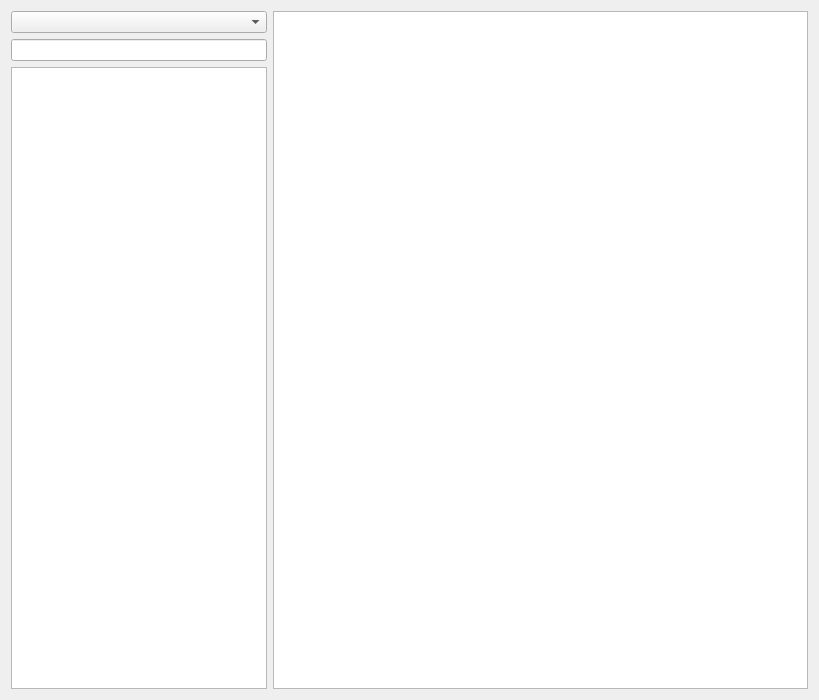
<?xml version="1.0" encoding="UTF-8"?>
<ui version="4.0">
 <class>Widget</class>
 <widget class="QWidget" name="Widget">
  <property name="geometry">
   <rect>
    <x>0</x>
    <y>0</y>
    <width>819</width>
    <height>700</height>
   </rect>
  </property>
  <property name="minimumSize">
   <size>
    <width>802</width>
    <height>700</height>
   </size>
  </property>
  <property name="baseSize">
   <size>
    <width>1000</width>
    <height>700</height>
   </size>
  </property>
  <property name="windowTitle">
   <string>Widget</string>
  </property>
  <layout class="QGridLayout" name="gridLayout">
   <item row="0" column="1">
    <widget class="QTextBrowser" name="textBrowser">
     <property name="enabled">
      <bool>true</bool>
     </property>
     <property name="sizePolicy">
      <sizepolicy hsizetype="Expanding" vsizetype="Expanding">
       <horstretch>0</horstretch>
       <verstretch>2</verstretch>
      </sizepolicy>
     </property>
     <property name="maximumSize">
      <size>
       <width>16777215</width>
       <height>16777215</height>
      </size>
     </property>
     <property name="baseSize">
      <size>
       <width>750</width>
       <height>850</height>
      </size>
     </property>
     <property name="styleSheet">
      <string notr="true">font-family: Arial;
font-size: 15px;
font-style: italic;
font-weight: 900;</string>
     </property>
     <property name="html">
      <string>&lt;!DOCTYPE HTML PUBLIC &quot;-//W3C//DTD HTML 4.0//EN&quot; &quot;http://www.w3.org/TR/REC-html40/strict.dtd&quot;&gt;
&lt;html&gt;&lt;head&gt;&lt;meta name=&quot;qrichtext&quot; content=&quot;1&quot; /&gt;&lt;style type=&quot;text/css&quot;&gt;
p, li { white-space: pre-wrap; }
&lt;/style&gt;&lt;/head&gt;&lt;body style=&quot; font-family:'Arial'; font-size:15px; font-weight:792; font-style:italic;&quot;&gt;
&lt;p style=&quot;-qt-paragraph-type:empty; margin-top:0px; margin-bottom:0px; margin-left:0px; margin-right:0px; -qt-block-indent:0; text-indent:0px; font-family:'MS Shell Dlg 2'; font-size:30pt; font-weight:400; font-style:normal;&quot;&gt;&lt;br /&gt;&lt;/p&gt;&lt;/body&gt;&lt;/html&gt;</string>
     </property>
    </widget>
   </item>
   <item row="0" column="0">
    <layout class="QVBoxLayout" name="verticalLayout">
     <item>
      <widget class="QComboBox" name="comboBox">
       <property name="sizePolicy">
        <sizepolicy hsizetype="Minimum" vsizetype="Fixed">
         <horstretch>0</horstretch>
         <verstretch>0</verstretch>
        </sizepolicy>
       </property>
      </widget>
     </item>
     <item>
      <widget class="QLineEdit" name="lineEdit">
       <property name="sizePolicy">
        <sizepolicy hsizetype="Minimum" vsizetype="Fixed">
         <horstretch>0</horstretch>
         <verstretch>0</verstretch>
        </sizepolicy>
       </property>
       <property name="styleSheet">
        <string notr="true"/>
       </property>
       <property name="text">
        <string/>
       </property>
      </widget>
     </item>
     <item>
      <widget class="QListWidget" name="List">
       <property name="sizePolicy">
        <sizepolicy hsizetype="Minimum" vsizetype="Expanding">
         <horstretch>0</horstretch>
         <verstretch>0</verstretch>
        </sizepolicy>
       </property>
      </widget>
     </item>
    </layout>
   </item>
  </layout>
 </widget>
 <layoutdefault spacing="6" margin="11"/>
 <resources/>
 <connections/>
</ui>
